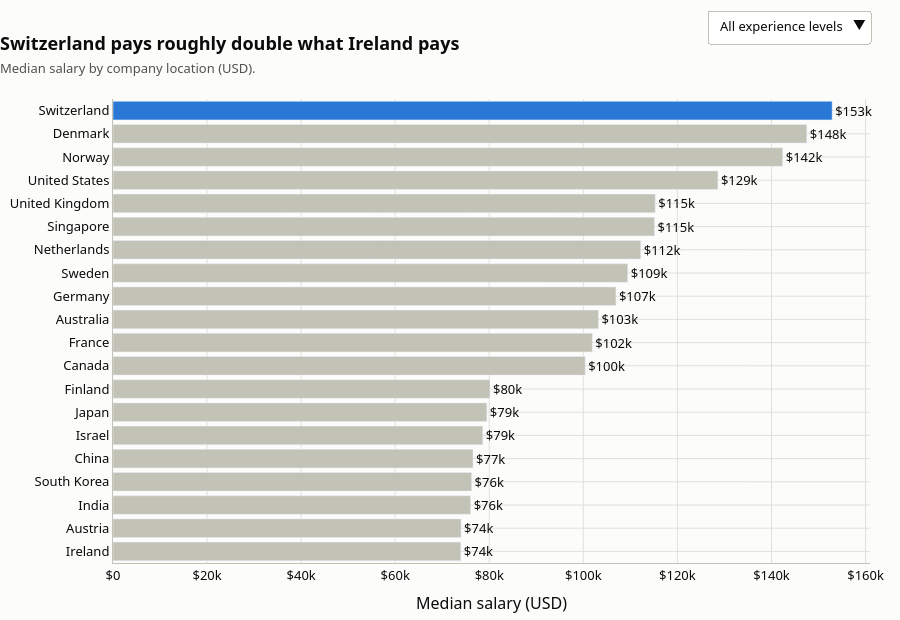

The notebook cell saved with this chart:
### Markdown cell above
## 2. Where and how you work
### Q2.1 Which countries pay AI workers the most?
Use the dropdown to check that the ranking holds at every experience level.

### Code cell
by_country = df.groupby("company_location")["salary_usd"].median()
ranked_bar("company_location",
    f"{by_country.idxmax()} pays roughly double what {by_country.idxmin()} pays",
    "Median salary by company location (USD).", height=620).show()

### Figure 1 — Plotly figure (JSON) as saved in the notebook; plotly's stock layout.template omitted (floating-point values rounded to 4 significant figures)
{"data": [{"cliponaxis": false, "hovertemplate": "<b>%{y}</b><br>Median salary: %{x:$,.0f}<extra></extra>", "marker": {"color": ["#c3c2b7", "#c3c2b7", "#c3c2b7", "#c3c2b7", "#c3c2b7", "#c3c2b7", "#c3c2b7", "#c3c2b7", "#c3c2b7", "#c3c2b7", "#c3c2b7", "#c3c2b7", "#c3c2b7", "#c3c2b7", "#c3c2b7", "#c3c2b7", "#c3c2b7", "#c3c2b7", "#c3c2b7", "#2a78d6"]}, "orientation": "h", "text": ["$74k", "$74k", "$76k", "$76k", "$77k", "$79k", "$79k", "$80k", "$100k", "$102k", "$103k", "$107k", "$109k", "$112k", "$115k", "$115k", "$129k", "$142k", "$148k", "$153k"], "textposition": "outside", "type": "bar", "x": [73940.0, 74000.0, 76040.0, 76240.0, 76540.0, 78610.0, 79480.0, 80140.0, 100400.0, 101900.0, 103200.0, 106900.0, 109400.0, 112200.0, 115100.0, 115300.0, 128600.0, 142400.0, 147500.0, 152900.0], "y": ["Ireland", "Austria", "India", "South Korea", "China", "Israel", "Japan", "Finland", "Canada", "France", "Australia", "Germany", "Sweden", "Netherlands", "Singapore", "United Kingdom", "United States", "Norway", "Denmark", "Switzerland"]}], "layout": {"font": {"color": "#0b0b0b", "family": "system-ui, -apple-system, Segoe UI, sans-serif", "size": 13}, "height": 620, "hoverlabel": {"bgcolor": "white", "font": {"size": 13}}, "margin": {"b": 40, "l": 10, "r": 30, "t": 90}, "paper_bgcolor": "#fcfcfb", "plot_bgcolor": "#fcfcfb", "showlegend": false, "title": {"text": "<b>Switzerland pays roughly double what Ireland pays</b><br><span style='font-size:13px;color:#52514e'>Median salary by company location (USD).</span>", "x": 0, "xanchor": "left"}, "updatemenus": [{"active": 0, "bgcolor": "white", "bordercolor": "#c3c2b7", "buttons": [{"args": [{"marker.color": [["#c3c2b7", "#c3c2b7", "#c3c2b7", "#c3c2b7", "#c3c2b7", "#c3c2b7", "#c3c2b7", "#c3c2b7", "#c3c2b7", "#c3c2b7", "#c3c2b7", "#c3c2b7", "#c3c2b7", "#c3c2b7", "#c3c2b7", "#c3c2b7", "#c3c2b7", "#c3c2b7", "#c3c2b7", "#2a78d6"]], "text": [["$74k", "$74k", "$76k", "$76k", "$77k", "$79k", "$79k", "$80k", "$100k", "$102k", "$103k", "$107k", "$109k", "$112k", "$115k", "$115k", "$129k", "$142k", "$148k", "$153k"]], "x": [[73940.0, 74000.0, 76040.0, 76240.0, 76540.0, 78610.0, 79480.0, 80140.0, 100400.0, 101900.0, 103200.0, 106900.0, 109400.0, 112200.0, 115100.0, 115300.0, 128600.0, 142400.0, 147500.0, 152900.0]], "y": [["Ireland", "Austria", "India", "South Korea", "China", "Israel", "Japan", "Finland", "Canada", "France", "Australia", "Germany", "Sweden", "Netherlands", "Singapore", "United Kingdom", "United States", "Norway", "Denmark", "Switzerland"]]}], "label": "All experience levels", "method": "update"}, {"args": [{"marker.color": [["#c3c2b7", "#c3c2b7", "#c3c2b7", "#c3c2b7", "#c3c2b7", "#c3c2b7", "#c3c2b7", "#c3c2b7", "#c3c2b7", "#c3c2b7", "#c3c2b7", "#c3c2b7", "#c3c2b7", "#c3c2b7", "#c3c2b7", "#c3c2b7", "#c3c2b7", "#c3c2b7", "#c3c2b7", "#2a78d6"]], "text": [["$46k", "$46k", "$46k", "$47k", "$47k", "$47k", "$48k", "$48k", "$62k", "$64k", "$65k", "$65k", "$65k", "$69k", "$70k", "$71k", "$79k", "$87k", "$88k", "$94k"]], "x": [[45840.0, 46190.0, 46280.0, 46560.0, 47150.0, 47440.0, 47790.0, 48420.0, 62380.0, 64300.0, 64670.0, 64710.0, 65250.0, 68900.0, 69510.0, 70750.0, 78790.0, 87280.0, 87500.0, 94040.0]], "y": [["Japan", "India", "China", "Finland", "Ireland", "South Korea", "Austria", "Israel", "Canada", "Australia", "France", "Germany", "Sweden", "Netherlands", "Singapore", "United Kingdom", "United States", "Norway", "Denmark", "Switzerland"]]}], "label": "Entry level only", "method": "update"}, {"args": [{"marker.color": [["#c3c2b7", "#c3c2b7", "#c3c2b7", "#c3c2b7", "#c3c2b7", "#c3c2b7", "#c3c2b7", "#c3c2b7", "#c3c2b7", "#c3c2b7", "#c3c2b7", "#c3c2b7", "#c3c2b7", "#c3c2b7", "#c3c2b7", "#c3c2b7", "#c3c2b7", "#c3c2b7", "#c3c2b7", "#2a78d6"]], "text": [["$64k", "$64k", "$64k", "$64k", "$65k", "$65k", "$65k", "$67k", "$85k", "$89k", "$89k", "$93k", "$95k", "$98k", "$98k", "$98k", "$109k", "$118k", "$121k", "$132k"]], "x": [[63980.0, 64130.0, 64260.0, 64260.0, 64690.0, 64920.0, 65070.0, 66920.0, 85370.0, 88560.0, 88810.0, 93100.0, 95220.0, 97520.0, 97530.0, 97660.0, 108900.0, 117700.0, 120700.0, 131800.0]], "y": [["Finland", "Japan", "Ireland", "Austria", "Israel", "India", "China", "South Korea", "Canada", "France", "Australia", "Germany", "Sweden", "Singapore", "Netherlands", "United Kingdom", "United States", "Denmark", "Norway", "Switzerland"]]}], "label": "Mid level only", "method": "update"}, {"args": [{"marker.color": [["#c3c2b7", "#c3c2b7", "#c3c2b7", "#c3c2b7", "#c3c2b7", "#c3c2b7", "#c3c2b7", "#c3c2b7", "#c3c2b7", "#c3c2b7", "#c3c2b7", "#c3c2b7", "#c3c2b7", "#c3c2b7", "#c3c2b7", "#c3c2b7", "#c3c2b7", "#c3c2b7", "#c3c2b7", "#2a78d6"]], "text": [["$90k", "$90k", "$91k", "$91k", "$91k", "$91k", "$92k", "$92k", "$120k", "$121k", "$126k", "$128k", "$128k", "$133k", "$136k", "$138k", "$151k", "$168k", "$168k", "$182k"]], "x": [[89630.0, 90150.0, 90610.0, 90800.0, 90890.0, 90900.0, 91650.0, 92410.0, 119800.0, 120800.0, 126000.0, 128100.0, 128200.0, 133100.0, 135900.0, 137900.0, 151200.0, 167800.0, 168200.0, 182300.0]], "y": [["Israel", "Austria", "China", "Finland", "South Korea", "Ireland", "Japan", "India", "France", "Canada", "Germany", "Australia", "Sweden", "Netherlands", "United Kingdom", "Singapore", "United States", "Norway", "Denmark", "Switzerland"]]}], "label": "Senior level only", "method": "update"}, {"args": [{"marker.color": [["#c3c2b7", "#c3c2b7", "#c3c2b7", "#c3c2b7", "#c3c2b7", "#c3c2b7", "#c3c2b7", "#c3c2b7", "#c3c2b7", "#c3c2b7", "#c3c2b7", "#c3c2b7", "#c3c2b7", "#c3c2b7", "#c3c2b7", "#c3c2b7", "#c3c2b7", "#c3c2b7", "#c3c2b7", "#2a78d6"]], "text": [["$136k", "$136k", "$139k", "$139k", "$141k", "$142k", "$142k", "$144k", "$181k", "$182k", "$190k", "$191k", "$196k", "$201k", "$204k", "$206k", "$239k", "$253k", "$259k", "$282k"]], "x": [[135900.0, 136500.0, 138900.0, 139200.0, 141100.0, 141600.0, 142100.0, 143600.0, 180800.0, 182200.0, 189700.0, 190800.0, 196000.0, 200600.0, 203900.0, 206100.0, 239000.0, 252800.0, 258700.0, 281900.0]], "y": [["Austria", "India", "South Korea", "China", "Ireland", "Israel", "Finland", "Japan", "France", "Canada", "Australia", "Germany", "Sweden", "Singapore", "United Kingdom", "Netherlands", "United States", "Norway", "Denmark", "Switzerland"]]}], "label": "Executive level only", "method": "update"}], "x": 1, "xanchor": "right", "y": 1.12, "yanchor": "bottom"}], "xaxis": {"gridcolor": "#e1e0d9", "linecolor": "#c3c2b7", "tickformat": "~s", "tickprefix": "$", "title": {"text": "Median salary (USD)"}, "zeroline": false}, "yaxis": {"gridcolor": "#e1e0d9", "linecolor": "#c3c2b7", "zeroline": false}}}
